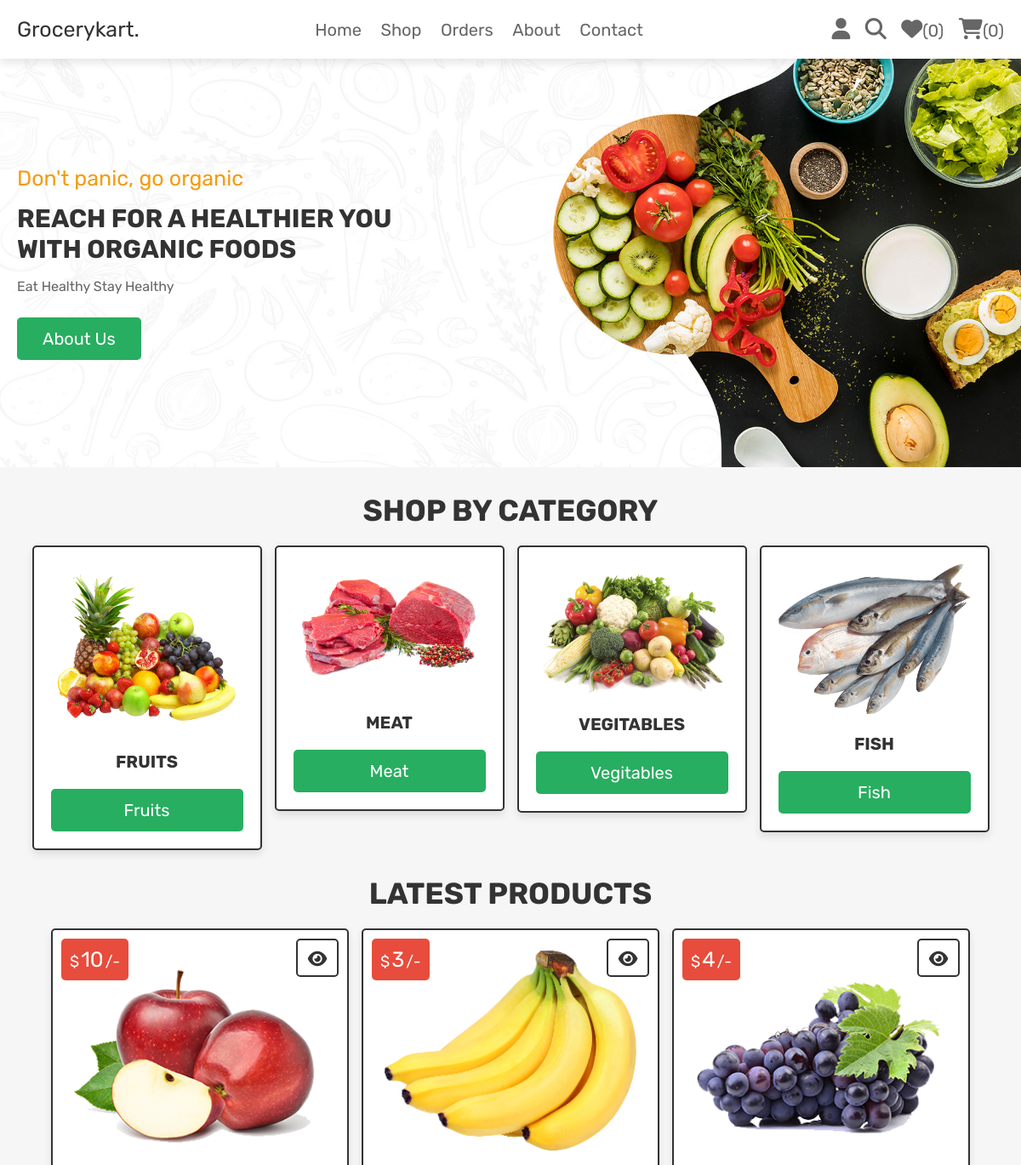
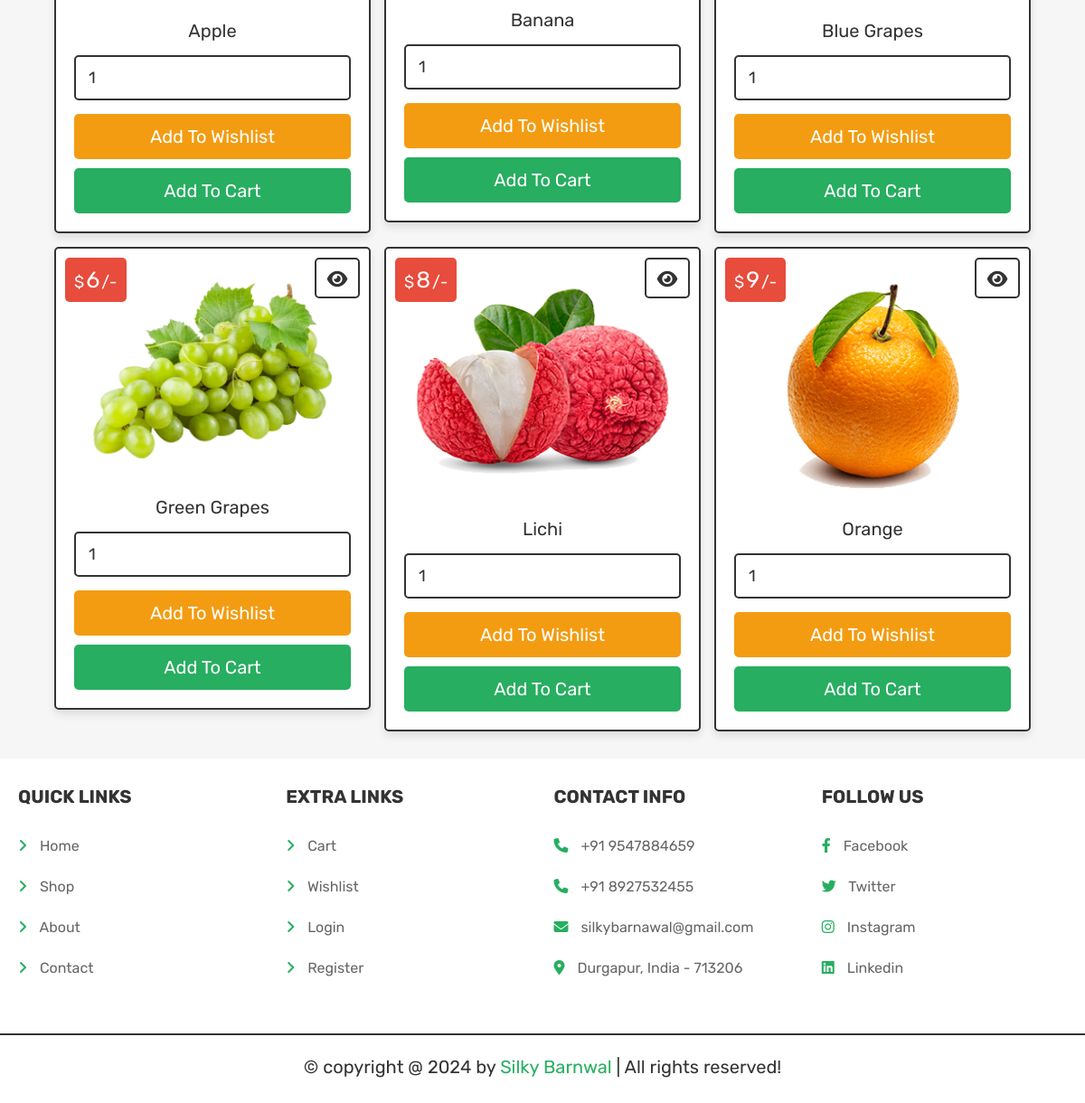
The app's page /home.php (signed in) with its own data (2 pictures, top to bottom).
### tables this page shows
CREATE TABLE `products` (
  `id` int(100) NOT NULL,
  `name` varchar(100) NOT NULL,
  `category` varchar(20) NOT NULL,
  `details` varchar(500) NOT NULL,
  `price` int(100) NOT NULL,
  `image` varchar(100) NOT NULL
);

### home.php (the view, shortened to what this page needs)
<?php
@include 'config.php';
?>
<!DOCTYPE html>
<html lang="en">
<head>
   <link rel="stylesheet" href="https://cdnjs.cloudflare.com/ajax/libs/font-awesome/6.1.1/css/all.min.css">
   <link rel="stylesheet" href="css/style.css">
</head>
<body>
   <?php include 'header.php'; ?>
   <div class="home-bg">
      <section class="home">
         <div class="content">
            <span>Don't panic, go organic</span>
            <h3>Reach For A Healthier You With Organic Foods</h3>
            <p>Eat Healthy Stay Healthy</p>
            <a href="about.php" class="btn">about us</a>
         </div>
      </section>
   </div>
   <section class="home-category">
      <h1 class="title">Shop by category</h1>
      <div class="box-container">
         <div class="box">
            <img src="images/cat-1.png" alt="">
            <h3>Fruits</h3>
            <a href="category.php?category=fruits" class="btn">fruits</a>
         </div>
         <div class="box">
            <img src="images/cat-2.png" alt="">
            <h3>Meat</h3>
            <a href="category.php?category=meat" class="btn">meat</a>
         </div>
         <div class="box">
            <img src="images/cat-3.png" alt="">
            <h3>Vegitables</h3>
            <a href="category.php?category=vegitables" class="btn">vegitables</a>
         </div>
         <div class="box">
            <img src="images/cat-4.png" alt="">
            <h3>Fish</h3>
            <a href="category.php?category=fish" class="btn">fish</a>
         </div>
      </div>
   </section>
   <section class="products">
      <h1 class="title">Latest products</h1>
      <div class="box-container">
         <?php
         $select_products = $conn->prepare("SELECT * FROM `products` LIMIT 6");
         $select_products->execute();
         if ($select_products->rowCount() > 0) {
            while ($fetch_products = $select_products->fetch(PDO::FETCH_ASSOC)) {
         ?>
               <form action="" class="box" method="POST">
                  <div class="price">$<span><?= $fetch_products['price']; ?></span>/-</div>
                  <a href="view_page.php?pid=<?= $fetch_products['id']; ?>" class="fas fa-eye"></a>
                  <img src="uploaded_img/<?= $fetch_products['image']; ?>" alt="">
                  <div class="name"><?= $fetch_products['name']; ?></div>
                  <input type="number" min="1" value="1" name="p_qty" class="qty">
                  <input type="submit" value="add to wishlist" class="option-btn" name="add_to_wishlist">
                  <input type="submit" value="add to cart" class="btn" name="add_to_cart">
               </form>
         <?php
            }
         } else {
            echo '<p class="empty">no products added yet!</p>';
         }
         ?>
      </div>
   </section>
   <?php include 'footer.php'; ?>
</body>
</html>

### header.php (shortened to what this page needs)
<header class="header">
   <div class="flex">
      <a href="admin_page.php" class="logo">Grocerykart</span>.</a>
      <nav class="navbar">
         <a href="home.php">Home</a>
         <a href="shop.php">Shop</a>
         <a href="orders.php">Orders</a>
         <a href="about.php">About</a>
         <a href="contact.php">Contact</a>
      </nav>
      <div class="icons">
         <div id="user-btn" class="fas fa-user"></div>
         <a href="search_page.php" class="fas fa-search"></a>
         <?php
         $count_cart_items = $conn->prepare("SELECT * FROM `cart` WHERE user_id = ?");
         $count_cart_items->execute([$user_id]);
         $count_wishlist_items = $conn->prepare("SELECT * FROM `wishlist` WHERE user_id = ?");
         $count_wishlist_items->execute([$user_id]);
         ?>
         <a href="wishlist.php"><i class="fas fa-heart"></i><span>(<?= $count_wishlist_items->rowCount(); ?>)</span></a>
         <a href="cart.php"><i class="fas fa-shopping-cart"></i><span>(<?= $count_cart_items->rowCount(); ?>)</span></a>
      </div>
   </div>
</header>

### footer.php
<footer class="footer">
   <section class="box-container">
      <div class="box">
         <h3>Quick links</h3>
         <a href="home.php"> <i class="fas fa-angle-right"></i> Home</a>
         <a href="shop.php"> <i class="fas fa-angle-right"></i> Shop</a>
         <a href="about.php"> <i class="fas fa-angle-right"></i> About</a>
         <a href="contact.php"> <i class="fas fa-angle-right"></i> Contact</a>
      </div>
      <div class="box">
         <h3>Extra links</h3>
         <a href="cart.php"> <i class="fas fa-angle-right"></i> Cart</a>
         <a href="wishlist.php"> <i class="fas fa-angle-right"></i> Wishlist</a>
         <a href="login.php"> <i class="fas fa-angle-right"></i> Login</a>
         <a href="register.php"> <i class="fas fa-angle-right"></i> Register</a>
      </div>
      <div class="box">
         <h3>Contact info</h3>
         <p> <i class="fas fa-phone"></i> +91 9547884659 </p>
         <p> <i class="fas fa-phone"></i> +91 8927532455 </p>
         <p> <i class="fas fa-envelope"></i> silkybarnawal@gmail.com </p>
         <p> <i class="fas fa-map-marker-alt"></i> Durgapur, India - 713206 </p>
      </div>
      <div class="box">
         <h3>follow us</h3>
         <a href="#"> <i class="fab fa-facebook-f"></i> Facebook </a>
         <a href="#"> <i class="fab fa-twitter"></i> Twitter </a>
         <a href="#"> <i class="fab fa-instagram"></i> Instagram </a>
         <a href="#"> <i class="fab fa-linkedin"></i> Linkedin </a>
      </div>
   </section>
   <p class="credit"> &copy; copyright @ <?= date('Y'); ?> by <span>Silky Barnwal</span> | All rights reserved! </p>
</footer>

### css/style.css (style rules this page uses)
.home-bg { background: url(../images/home-bg.jpg) no-repeat; background-size: cover; background-position: center; }
.home-bg .home { display: flex; align-items: center; min-height: 60vh; }
.home-bg .home .content { width: 50rem; }
.home-bg .home .content span { color:var(--orange); font-size: 2.5rem; }
.home-bg .home .content h3 { font-size: 3rem; text-transform: uppercase; margin-top: 1.5rem; color:var(--black); }
.home-bg .home .content p { font-size: 1.6rem; padding:1rem 0; line-height: 2; color:var(--light-color); }
.home-bg .home .content a { display: inline-block; width: auto; }
.home-category .box-container { display: grid; grid-template-columns: repeat(auto-fit, 27rem); gap:1.5rem; justify-content: center; align-items: flex-start; }
.home-category .box-container .box { padding:2rem; text-align: center; border:var(--border); background-color: var(--white); box-shadow: var(--box-shadow); border-radius: .5rem; }
.home-category .box-container .box img { width: 100%; margin-bottom: 1rem; }
.home-category .box-container .box h3 { text-transform: uppercase; color:var(--black); padding:1rem 0; font-size: 2rem; }
.home-category { padding-bottom: 0; }
.products .box-container { display: grid; grid-template-columns: repeat(auto-fit, 35rem); gap:1.5rem; justify-content: center; align-items: flex-start; }
.products .box-container .box { padding:2rem; text-align: center; border:var(--border); background-color: var(--white); box-shadow: var(--box-shadow); border-radius: .5rem; position: relative; }
.products .box-container .box .price { position: absolute; top:1rem; left:1rem; padding:1rem; border-radius: .5rem; background-color: var(--red); font-size: 1.8rem; color:var(--white); }
.products .box-container .box .price span { font-size: 2.5rem; color:var(--white); margin:0 .2rem; }
.products .box-container .box .fa-eye { position: absolute; top:1rem; right:1rem; border-radius: .5rem; height: 4.5rem; line-height: 4.3rem; width: 5rem; border:var(--border); color:var(--black); font-size: 2rem; background-color: var(--white); }
.products .box-container .box img { width: 100%; margin-bottom: 1rem; }
.products .box-container .box .name { font-size: 2rem; color:var(--black); padding:1rem 0; }
.products .box-container .box .qty { margin:.5rem 0; border-radius: .5rem; padding:1.2rem 1.4rem; font-size: 1.8rem; color:var(--black); border:var(--border); width: 100%; }

### records on screen
products: price "10", image (picture), name "Apple"
products: price "3", image (picture), name "Banana"
products: price "4", image (picture), name "Blue Grapes"
products: price "6", image (picture), name "Green Grapes"
products: price "8", image (picture), name "Lichi"
products: price "9", image (picture), name "Orange"

### other values on screen
$count_wishlist_items->rowCount() "0"
$count_cart_items->rowCount() "0"
